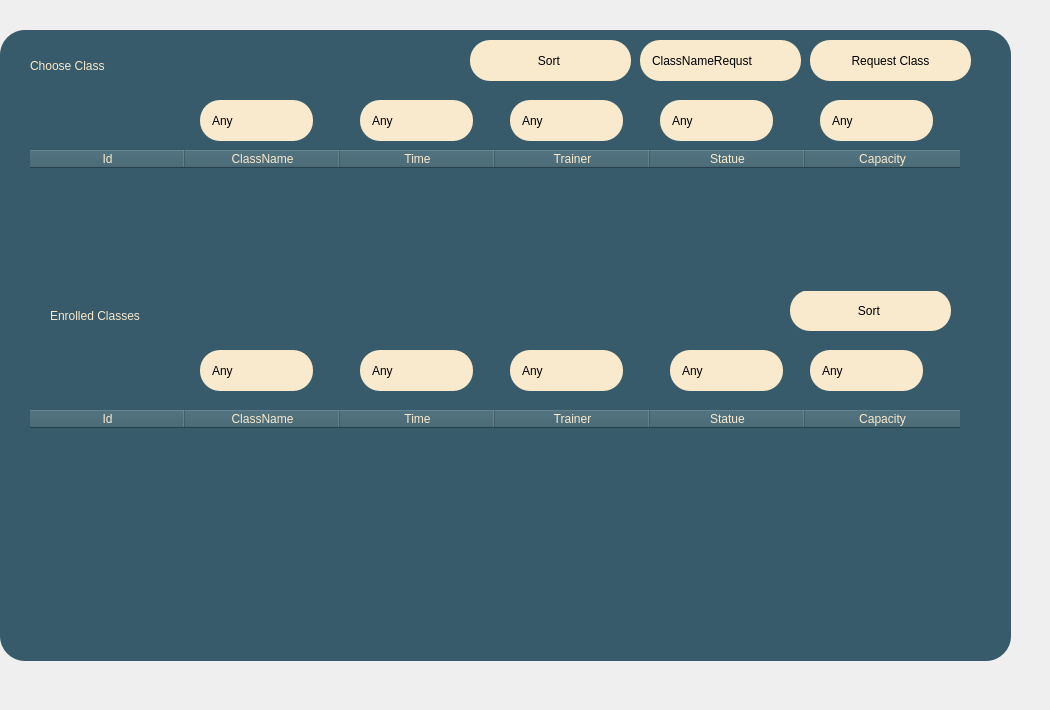
       <widget class="QWidget" name="page_8">
        <widget class="QWidget" name="widget_16" native="true">
         <property name="geometry">
          <rect>
           <x>-10</x>
           <y>0</y>
           <width>1041</width>
           <height>701</height>
          </rect>
         </property>
         <widget class="QWidget" name="widget_41" native="true">
          <property name="geometry">
           <rect>
            <x>10</x>
            <y>30</y>
            <width>1011</width>
            <height>631</height>
           </rect>
          </property>
          <property name="styleSheet">
           <string notr="true">background-color: rgb(55, 91, 106);

color: rgb(0, 0, 0);
font: 9pt &quot;Yeasty Flavors&quot;;
    border: none;
    border-radius: 25px;
hover background-color: #008FC1;
</string>
          </property>
          <widget class="QLabel" name="label_199">
           <property name="geometry">
            <rect>
             <x>30</x>
             <y>20</y>
             <width>251</width>
             <height>31</height>
            </rect>
           </property>
           <property name="styleSheet">
            <string notr="true">background-color: rgba(255, 255, 255, 0);
color: rgb(249, 233, 203);
font: 20pt &quot;Yeasty Flavors&quot;;</string>
           </property>
           <property name="text">
            <string>Choose Class</string>
           </property>
          </widget>
          <widget class="QLineEdit" name="lineEdit_11">
           <property name="geometry">
            <rect>
             <x>200</x>
             <y>70</y>
             <width>113</width>
             <height>41</height>
            </rect>
           </property>
           <property name="styleSheet">
            <string notr="true">background-color: rgb(249, 234, 205);
    padding: 0px;
padding-left:10px;
color: rgb(0, 0, 0);
font: 12pt &quot;Yeasty Flavors&quot;;
    border: none;
    border-radius:20px;
hover background-color: #008FC1</string>
           </property>
           <property name="text">
            <string>Any</string>
           </property>
          </widget>
          <widget class="QLineEdit" name="lineEdit_12">
           <property name="geometry">
            <rect>
             <x>360</x>
             <y>70</y>
             <width>113</width>
             <height>41</height>
            </rect>
           </property>
           <property name="styleSheet">
            <string notr="true">background-color: rgb(249, 234, 205);
    padding: 0px;
padding-left:10px;
color: rgb(0, 0, 0);
font: 12pt &quot;Yeasty Flavors&quot;;
    border: none;
    border-radius: 20px;
hover background-color: #008FC1;</string>
           </property>
           <property name="text">
            <string>Any</string>
           </property>
          </widget>
          <widget class="QLineEdit" name="lineEdit_13">
           <property name="geometry">
            <rect>
             <x>510</x>
             <y>70</y>
             <width>113</width>
             <height>41</height>
            </rect>
           </property>
           <property name="styleSheet">
            <string notr="true">background-color: rgb(249, 234, 205);
    padding: 0px;
padding-left:10px;
color: rgb(0, 0, 0);
font: 12pt &quot;Yeasty Flavors&quot;;
    border: none;
    border-radius: 20px;
hover background-color: #008FC1;</string>
           </property>
           <property name="text">
            <string>Any</string>
           </property>
          </widget>
          <widget class="QLineEdit" name="lineEdit_14">
           <property name="geometry">
            <rect>
             <x>660</x>
             <y>70</y>
             <width>113</width>
             <height>41</height>
            </rect>
           </property>
           <property name="styleSheet">
            <string notr="true">background-color: rgb(249, 234, 205);
    padding: 0px;
padding-left:10px;
color: rgb(0, 0, 0);
font: 12pt &quot;Yeasty Flavors&quot;;
    border: none;
    border-radius: 20px;
hover background-color: #008FC1;</string>
           </property>
           <property name="text">
            <string>Any</string>
           </property>
          </widget>
          <widget class="QLineEdit" name="lineEdit_15">
           <property name="geometry">
            <rect>
             <x>820</x>
             <y>70</y>
             <width>113</width>
             <height>41</height>
            </rect>
           </property>
           <property name="styleSheet">
            <string notr="true">background-color: rgb(249, 234, 205);
    padding: 0px;
padding-left:10px;
color: rgb(0, 0, 0);
font: 12pt &quot;Yeasty Flavors&quot;;
    border: none;
    border-radius: 20px;
hover background-color: #008FC1;</string>
           </property>
           <property name="text">
            <string>Any</string>
           </property>
          </widget>
          <widget class="QLabel" name="label_198">
           <property name="geometry">
            <rect>
             <x>50</x>
             <y>270</y>
             <width>251</width>
             <height>31</height>
            </rect>
           </property>
           <property name="styleSheet">
            <string notr="true">background-color: rgba(255, 255, 255, 0);
color: rgb(249, 233, 203);
font: 20pt &quot;Yeasty Flavors&quot;;</string>
           </property>
           <property name="text">
            <string>Enrolled Classes</string>
           </property>
          </widget>
          <widget class="QLineEdit" name="lineEdit_6">
           <property name="geometry">
            <rect>
             <x>200</x>
             <y>320</y>
             <width>113</width>
             <height>41</height>
            </rect>
           </property>
           <property name="styleSheet">
            <string notr="true">background-color: rgb(249, 234, 205);
    padding: 0px;
padding-left:10px;
color: rgb(0, 0, 0);
font: 12pt &quot;Yeasty Flavors&quot;;
    border: none;
    border-radius: 20px;
hover background-color: #008FC1;</string>
           </property>
           <property name="text">
            <string>Any</string>
           </property>
          </widget>
          <widget class="QLineEdit" name="lineEdit_7">
           <property name="geometry">
            <rect>
             <x>360</x>
             <y>320</y>
             <width>113</width>
             <height>41</height>
            </rect>
           </property>
           <property name="styleSheet">
            <string notr="true">background-color: rgb(249, 234, 205);
    padding: 0px;
padding-left:10px;
color: rgb(0, 0, 0);
font: 12pt &quot;Yeasty Flavors&quot;;
    border: none;
    border-radius: 20px;
hover background-color: #008FC1;</string>
           </property>
           <property name="text">
            <string>Any</string>
           </property>
          </widget>
          <widget class="QLineEdit" name="lineEdit_8">
           <property name="geometry">
            <rect>
             <x>510</x>
             <y>320</y>
             <width>113</width>
             <height>41</height>
            </rect>
           </property>
           <property name="styleSheet">
            <string notr="true">background-color: rgb(249, 234, 205);
    padding: 0px;
padding-left:10px;
color: rgb(0, 0, 0);
font: 12pt &quot;Yeasty Flavors&quot;;
    border: none;
    border-radius: 20px;
hover background-color: #008FC1;</string>
           </property>
           <property name="text">
            <string>Any</string>
           </property>
          </widget>
          <widget class="QLineEdit" name="lineEdit_9">
           <property name="geometry">
            <rect>
             <x>670</x>
             <y>320</y>
             <width>113</width>
             <height>41</height>
            </rect>
           </property>
           <property name="styleSheet">
            <string notr="true">background-color: rgb(249, 234, 205);
    padding: 0px;
padding-left:10px;
color: rgb(0, 0, 0);
font: 12pt &quot;Yeasty Flavors&quot;;
    border: none;
    border-radius: 20px;
hover background-color: #008FC1;</string>
           </property>
           <property name="text">
            <string>Any</string>
           </property>
          </widget>
          <widget class="QLineEdit" name="lineEdit_10">
           <property name="geometry">
            <rect>
             <x>810</x>
             <y>320</y>
             <width>113</width>
             <height>41</height>
            </rect>
           </property>
           <property name="styleSheet">
            <string notr="true">background-color: rgb(249, 234, 205);
    padding: 0px;
padding-left:10px;
color: rgb(0, 0, 0);
font: 12pt &quot;Yeasty Flavors&quot;;
    border: none;
    border-radius: 20px;
hover background-color: #008FC1;</string>
           </property>
           <property name="text">
            <string>Any</string>
           </property>
          </widget>
          <widget class="QPushButton" name="SortEnrolledClassesBtn">
           <property name="geometry">
            <rect>
             <x>790</x>
             <y>260</y>
             <width>161</width>
             <height>41</height>
            </rect>
           </property>
           <property name="styleSheet">
            <string notr="true">background-color: rgb(249, 234, 205);
    padding: 10px;
color: rgb(0, 0, 0);
font: 9pt &quot;Yeasty Flavors&quot;;
    border: none;
    border-radius: 20px;
hover background-color: #008FC1;</string>
           </property>
           <property name="text">
            <string>Sort </string>
           </property>
          </widget>
          <widget class="QTableWidget" name="tableWidget_4">
           <property name="geometry">
            <rect>
             <x>30</x>
             <y>120</y>
             <width>971</width>
             <height>141</height>
            </rect>
           </property>
           <property name="sizePolicy">
            <sizepolicy hsizetype="Maximum" vsizetype="Maximum">
             <horstretch>100</horstretch>
             <verstretch>0</verstretch>
            </sizepolicy>
           </property>
           <property name="font">
            <font>
             <family>Yeasty Flavors</family>
             <pointsize>11</pointsize>
             <italic>false</italic>
             <bold>false</bold>
            </font>
           </property>
           <property name="styleSheet">
            <string notr="true">background-color: rgb(55, 91, 106);
font: 11pt &quot;Yeasty Flavors&quot;;
color:rgb(249, 234, 205);</string>
           </property>
           <property name="sizeAdjustPolicy">
            <enum>QAbstractScrollArea::SizeAdjustPolicy::AdjustIgnored</enum>
           </property>
           <property name="dragEnabled">
            <bool>true</bool>
           </property>
           <property name="dragDropMode">
            <enum>QAbstractItemView::DragDropMode::DragDrop</enum>
           </property>
           <property name="textElideMode">
            <enum>Qt::TextElideMode::ElideMiddle</enum>
           </property>
           <property name="gridStyle">
            <enum>Qt::PenStyle::NoPen</enum>
           </property>
           <attribute name="horizontalHeaderDefaultSectionSize">
            <number>155</number>
           </attribute>
           <attribute name="verticalHeaderCascadingSectionResizes">
            <bool>false</bool>
           </attribute>
           <attribute name="verticalHeaderDefaultSectionSize">
            <number>25</number>
           </attribute>
           <column>
            <property name="text">
             <string>Id</string>
            </property>
           </column>
           <column>
            <property name="text">
             <string>ClassName</string>
            </property>
           </column>
           <column>
            <property name="text">
             <string>Time</string>
            </property>
           </column>
           <column>
            <property name="text">
             <string>Trainer</string>
            </property>
           </column>
           <column>
            <property name="text">
             <string>Statue</string>
            </property>
           </column>
           <column>
            <property name="text">
             <string>Capacity</string>
            </property>
           </column>
          </widget>
          <widget class="QTableWidget" name="tableWidget_3">
           <property name="geometry">
            <rect>
             <x>30</x>
             <y>380</y>
             <width>951</width>
             <height>181</height>
            </rect>
           </property>
           <property name="sizePolicy">
            <sizepolicy hsizetype="Maximum" vsizetype="Maximum">
             <horstretch>100</horstretch>
             <verstretch>0</verstretch>
            </sizepolicy>
           </property>
           <property name="font">
            <font>
             <family>Yeasty Flavors</family>
             <pointsize>11</pointsize>
             <italic>false</italic>
             <bold>false</bold>
            </font>
           </property>
           <property name="styleSheet">
            <string notr="true">background-color: rgb(55, 91, 106);
font: 9pt &quot;Segoe UI&quot;;
font: 11pt &quot;Yeasty Flavors&quot;;

color:rgb(249, 234, 205);</string>
           </property>
           <property name="sizeAdjustPolicy">
            <enum>QAbstractScrollArea::SizeAdjustPolicy::AdjustIgnored</enum>
           </property>
           <property name="dragEnabled">
            <bool>true</bool>
           </property>
           <property name="dragDropMode">
            <enum>QAbstractItemView::DragDropMode::DragDrop</enum>
           </property>
           <property name="textElideMode">
            <enum>Qt::TextElideMode::ElideNone</enum>
           </property>
           <property name="showGrid">
            <bool>true</bool>
           </property>
           <property name="gridStyle">
            <enum>Qt::PenStyle::DotLine</enum>
           </property>
           <property name="sortingEnabled">
            <bool>false</bool>
           </property>
           <attribute name="horizontalHeaderDefaultSectionSize">
            <number>155</number>
           </attribute>
           <attribute name="verticalHeaderCascadingSectionResizes">
            <bool>false</bool>
           </attribute>
           <attribute name="verticalHeaderDefaultSectionSize">
            <number>25</number>
           </attribute>
           <column>
            <property name="text">
             <string>Id</string>
            </property>
           </column>
           <column>
            <property name="text">
             <string>ClassName</string>
            </property>
           </column>
           <column>
            <property name="text">
             <string>Time</string>
            </property>
           </column>
           <column>
            <property name="text">
             <string>Trainer</string>
            </property>
           </column>
           <column>
            <property name="text">
             <string>Statue</string>
            </property>
           </column>
           <column>
            <property name="text">
             <string>Capacity</string>
            </property>
           </column>
          </widget>
          <widget class="QPushButton" name="requestClassbtn">
           <property name="geometry">
            <rect>
             <x>810</x>
             <y>10</y>
             <width>161</width>
             <height>41</height>
            </rect>
           </property>
           <property name="styleSheet">
            <string notr="true">background-color: rgb(249, 234, 205);
    padding: 10px;
color: rgb(0, 0, 0);
font: 9pt &quot;Yeasty Flavors&quot;;
    border: none;
    border-radius: 20px;
hover background-color: #008FC1;</string>
           </property>
           <property name="text">
            <string>Request Class</string>
           </property>
          </widget>
          <widget class="QLineEdit" name="lineEditClassNameRequest">
           <property name="geometry">
            <rect>
             <x>640</x>
             <y>10</y>
             <width>161</width>
             <height>41</height>
            </rect>
           </property>
           <property name="styleSheet">
            <string notr="true">background-color: rgb(249, 234, 205);
    padding: 0px;
padding-left:10px;
color: rgb(0, 0, 0);
font: 12pt &quot;Yeasty Flavors&quot;;
    border: none;
    border-radius: 20px;
hover background-color: #008FC1;</string>
           </property>
           <property name="text">
            <string>ClassNameRequst</string>
           </property>
          </widget>
          <widget class="QPushButton" name="SortChooseClassesBtn">
           <property name="geometry">
            <rect>
             <x>470</x>
             <y>10</y>
             <width>161</width>
             <height>41</height>
            </rect>
           </property>
           <property name="styleSheet">
            <string notr="true">background-color: rgb(249, 234, 205);
    padding: 10px;
color: rgb(0, 0, 0);
font: 9pt &quot;Yeasty Flavors&quot;;
    border: none;
    border-radius: 20px;
hover background-color: #008FC1;</string>
           </property>
           <property name="text">
            <string>Sort </string>
           </property>
          </widget>
         </widget>
        </widget>
       </widget>
